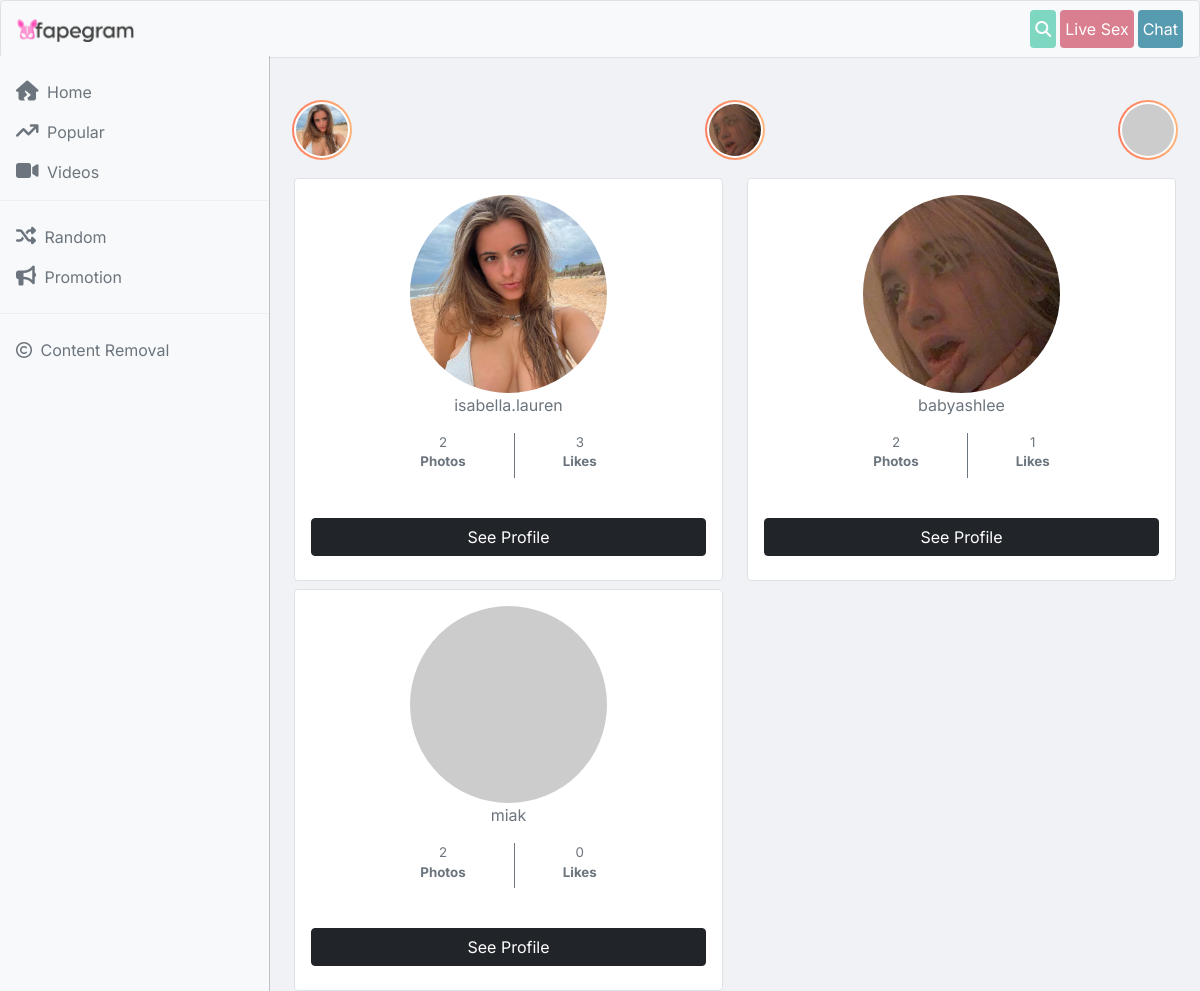
Before: /popular/ with the older database file.
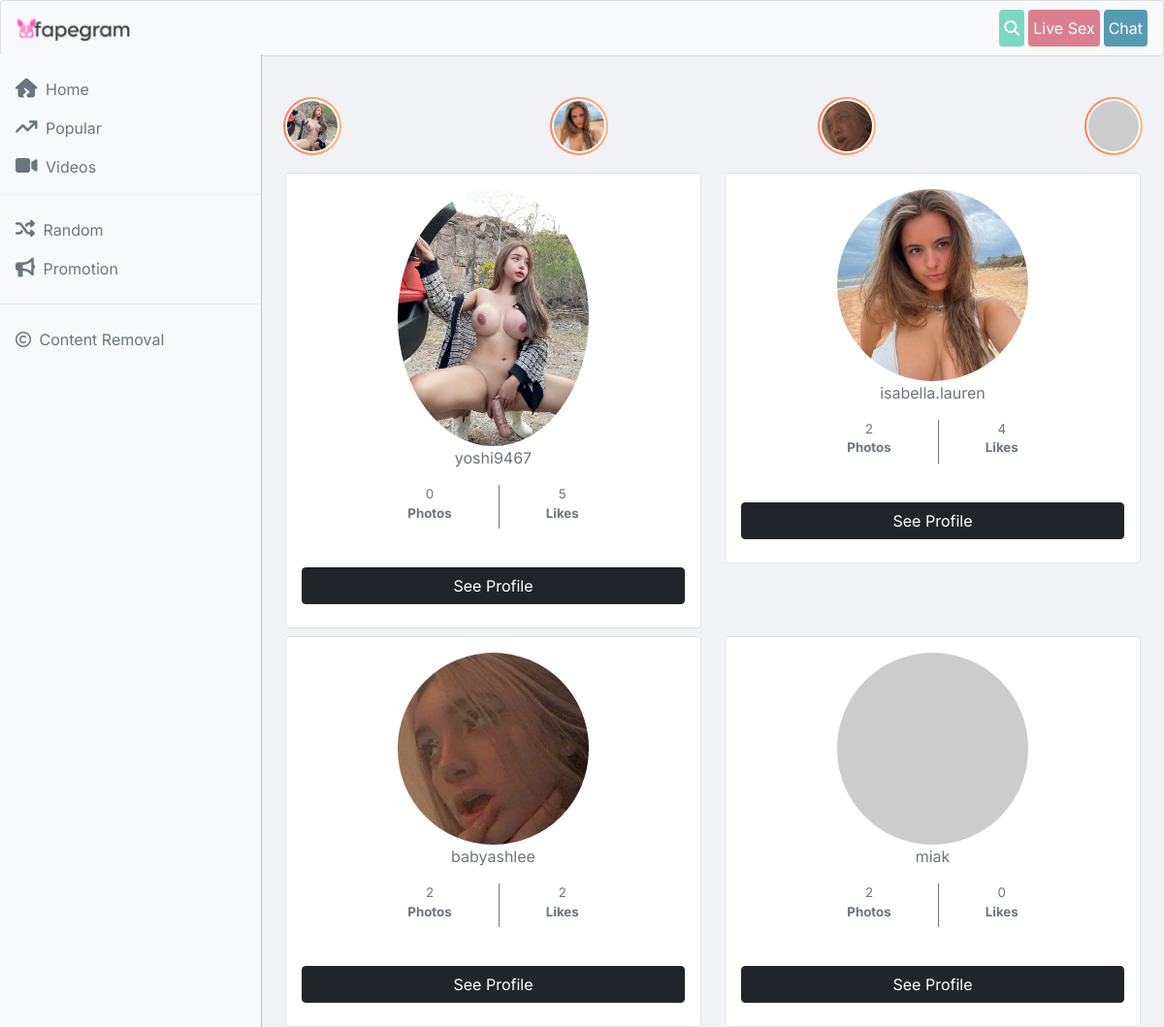
After: the same page with the newer database file.
### base/models.py (models this page shows, shortened)
class Profile(models.Model):
    user = models.ForeignKey(User, on_delete=models.CASCADE)
    dp = models.FileField(upload_to='dp', null=True, blank=True)
    name = models.CharField(max_length=100, null=True, blank=True)
    bio = models.TextField(null=True, blank=True)
    onlyfans = models.URLField(null=True, blank=True)
    twitter = models.URLField(null=True, blank=True)
    insta = models.URLField(null=True, blank=True)
    likex = models.IntegerField(default=0)
    def img_count(self):
        im = Art.objects.filter(prof=self)
        return len(im)
    def total_likes(self):
        return self.likex

### base/views.py (the view)
# urls.py: path('popular/', popu, name='popular'),
def popu(request):
    prof = Profile.objects.all().order_by('-likex')
    paginator = Paginator(prof, 30)
    page_number = request.GET.get("page")
    prof = paginator.get_page(page_number)
    context = {'prof':prof}
    return render(request, 'popular.html', context)

### base/context_processors.py (called while the page is built)
def popular(request):
    return {'pop': Profile.objects.all().order_by('-likex')[0:10]}

### templates/popular.html (shortened to what this page needs)
{% extends 'base.html' %}
{% block body %}
<div class="text-center container">
<div class="row">
{% for p in prof %}
<div class="mt-2 col-12 col-md-6">
<div class="p-3 card-body bg-white img-thumbnail">
{% if p.dp %}<a href="/model/{{p.user}}">
<img class="img-fluid rounded-circle w-50" src={{p.dp.url}}/></a>
{% else %} <a href="/model/{{p.user}}">
<img class="img-fluid rounded-circle w-50" src="https://api.dicebear.com/7.x/initials/svg?seed={{p.name}}"/></a>
{% endif %}
<a href="/model/{{p.user}}">
<name class="my-3 text-muted">{{p.name}}</name></a>
<div class="my-3 d-flex justify-content-center">
<p class="text-muted">{{p.img_count}}<br> <b>Photos</b></p>
<p class="text-muted">{{p.total_likes}}<br><b> Likes</b></p>
</div>
<a href="/model/{{p.user}}" class="my-2 btn btn-dark w-100">See Profile</a>
</div>
</div>
{% endfor %}
</div>
</div>
{% endblock %}

### templates/base.html (shortened to what this page needs)
<!DOCTYPE html>
{% load static %}
<html lang="en">
  <head>
    <link rel="stylesheet" href="https://cdnjs.cloudflare.com/ajax/libs/font-awesome/6.5.1/css/all.min.css" />
  <link href="https://cdn.jsdelivr.net/npm/bootstrap@5.0.2/dist/css/bootstrap.min.css" rel="stylesheet">
  </head>
  <body>
    <nav class="py-2 img-thumbnail navbar navbar-expand-lg navbar-light bg-light sticky-top">
      <div class="container-fluid">
 <a class="me-auto navbar-brand" href="/"><img class="logo" src="{% static "fapegram.png" %}"></a>
<a href="/search/" class="px-1 btn btnsex btn-s"><i class="fa-solid fa-magnifying-glass"></i></a>
       <a class="px-1 btn btnwarn text-white btn-s mx-1">Live Sex</a>
       <a class="px-1 btn btndngr text-white btn-s">Chat</a>
    </nav>
    <div
      class=" offcanvas offcanvas-start sidebar-nav bg-light"
      tabindex="-1"
      id="sidebar"
    >
      <div class="offcanvas-body p-0">
        <nav class="navbar-dark">
          <ul class="navbar-nav">
            <li>
            </li>
            <li>
              <a href="/" class="text-muted nav-link px-3 active">
                <span class="me-1"><i class="icon fa-solid fa-house-crack"></i></span>
                <span>Home</span>
              </a>
            </li>
           <li>
              <a href="/popular/" class="text-muted nav-link px-3 active">
                 <span class="me-1"><i class="icon fa-solid fa-arrow-trend-up"></i></span>
                <span>Popular</span>
              </a>
            </li>
           <li>
            <a href="https://tiksporn.pythonanywhere.com" target="__blank"  class="text-muted nav-link px-3 active">
             <span class="me-1"><i class="icon fa-solid fa-video"></i></span>
              <span>Videos</span>
            </a>
          </li>
            <li class="mb-2"><hr class="dropdown-divider bg-light" /></li>
            <li>
              <a href="/random/" class="text-muted nav-link px-3 active">
                <span class="me-1"><i class="icon fa-solid fa-shuffle"></i></span>
                <span>Random</span>
              </a>
            </li>
            <li>
              <a href="/contact/" class="text-muted nav-link px-3">
                <span class="me-1"><i class="icon fa-solid fa-bullhorn"></i></span>
                <span>Promotion</span>
              </a>
            </li>
            <li class="my-2"><hr class="dropdown-divider bg-light" /></li>
            <li>
              <a href="/dmca/" class="text-muted nav-link px-3">
                <span class="me-1"><i class="fa-regular fa-copyright"></i></span>
                <span>Content Removal</span>
              </a>
            </li>
          </ul>
        </nav>
      </div>
    </div>
    <main class="mt-3 pt-3">
      <div class="container-fluid">
      <div class="top">
{% for p in pop %}
<div>
  <a href="/model/{{p.user.username}}">
     <img class="" {% if p.dp %}  src="{{p.dp.url}}" {% else %} src="https://api.dicebear.com/7.x/initials/svg?seed={{p.user.username}}" {% endif %} alt="{{p.user.username}}">
</a>
</div>
{% endfor %}
 </div>
{% block body %}
{% endblock %}
      </div>
    </main>
  </body>
</html>

### templates/base.html (style rules this page uses)
body, button { font-family: "Inter", sans-serif; }
:root { --offcanvas-width: 270px; --topNavbarHeight: 56px; }
.sidebar-nav { width: var(--offcanvas-width); }
@media (min-width: 992px) { body { overflow: auto !important; } }
@media (min-width: 992px) { main { margin-left: var(--offcanvas-width); } }
@media (min-width: 992px) { .sidebar-nav { -webkit-transform: none; transform: none; visibility: visible !important; height: calc(100% - var(--topNavbarHeight)); top: var(--topNavbarHeight); } }
body { background-color: #f0f2f5; }
.logo { width: 120px; }
.nav-link { text-color: gray !important; }
.top { display: flex; justify-content:space-between; width : 100%; overflow-x:scroll; }
.top img { margin:10px; height: 60px; width: 60px; object-fit: cover; background: linear-gradient(white, white) padding-box, linear-gradient(to right, #ff7e5f, #feb47b) border-box; border-radius: 50em; border: 2px solid transparent; padding: 2px; }
p { font-size: 10pt; }
.icon { font-size: 15pt; }
.btnwarn { background-color: #DA7F8F; }
.btnsex { background-color: #7ED7C1; color:white; }
.btndngr { background-color: #579BB1; }
a { text-decoration: none; }
.top { -ms-overflow-style: none; scrollbar-width: none; }

Changed rows visible on the page:
added Profile: dp (picture), name "yoshi9467", img_count "0", total_likes "5"
changed Profile "isabella.lauren": total_likes "3" → "4"
changed Profile "babyashlee": total_likes "1" → "2"
